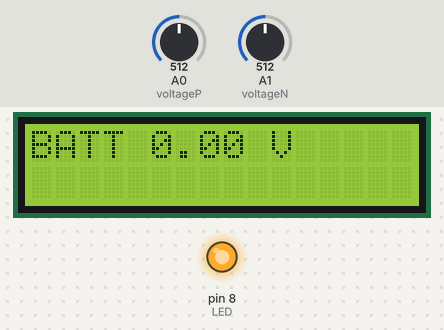
This sketch was run on a simulated Arduino Uno, built with avr-gcc and run on an emulated ATmega328P. Parts: 16×2 character LCD, output pins drawn as LEDs (lit = HIGH). The inputs (shaded band) are chosen by the test bench; at power-on: A0 (voltageP) = 512, A1 (voltageN) = 512.

Above: at 1.2 s.
1.3 s: A0 (voltageP) set to 716
At 2.8 s:
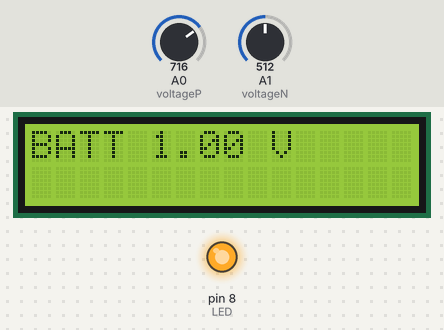
3.1 s: A1 (voltageN) set to 306
At 4.1 s:
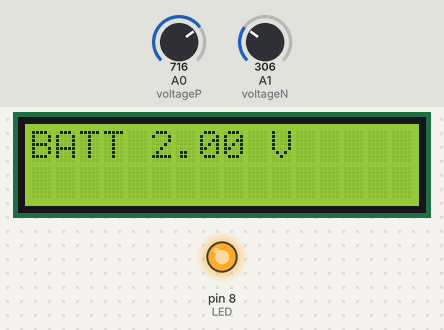
4.6 s: A0 (voltageP) set to 900
At 5.3 s:
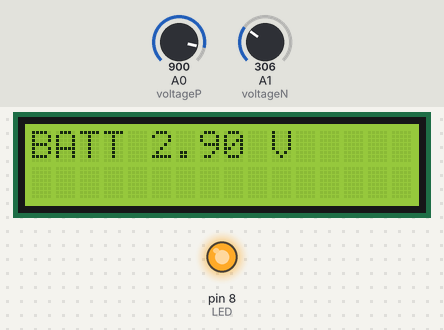
6.1 s: A1 (voltageN) set to 122
At 6.5 s:
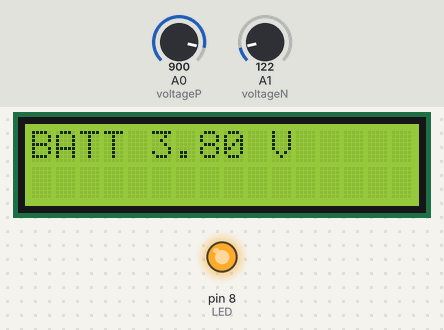
7.7 s: A1 (voltageN) set to 0
At 8.9 s:
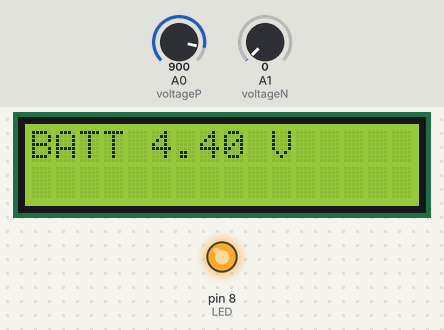
9.2 s: A0 (voltageP) set to 1023
At 10.1 s:
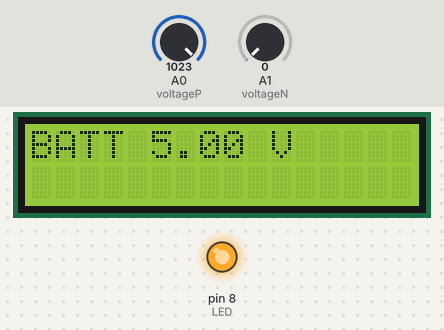
Timing chart, 0 to 11.7 s (numbered marks = the images above; inputs shaded):
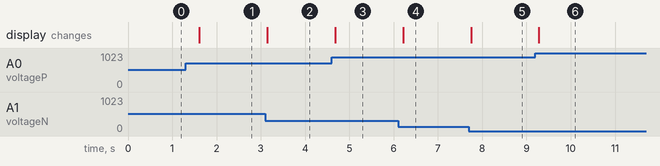

Measured:
- after the input at 1.3 s, the display: changes after 0.31 s (image 1)
- after the input at 3.1 s, the display: changes at once (image 2)
- after the input at 4.6 s, the display: changes after 0.08 s (image 3)
- after the input at 6.1 s, the display: changes after 0.11 s (image 4)
- after the input at 7.7 s, the display: changes after 0.05 s (image 5)
- after the input at 9.2 s, the display: changes after 0.08 s (image 6)

The sketch:

lab8_task2.ino
```cpp
#include <Wire.h>
#include <LiquidCrystal_I2C.h>

const int LED = 8;

LiquidCrystal_I2C lcd(0x27, 16, 2);
int voltageP = A0;
int voltageN = A1;

void setup() {
  pinMode(LED, OUTPUT);
  pinMode(voltageP, INPUT);
  pinMode(voltageN, INPUT);
  digitalWrite(LED, HIGH);
  lcd.init();
  lcd.backlight();
}

void loop() {
  int VoltageMsmt = analogRead(voltageP) - analogRead(voltageN);
  float Vcalc = (5.0/1023) * VoltageMsmt;
  lcd.setCursor(0,0);
  lcd.print("BATT ");
  lcd.print(Vcalc);
  lcd.print(" V");
  delay(500);
}
```
